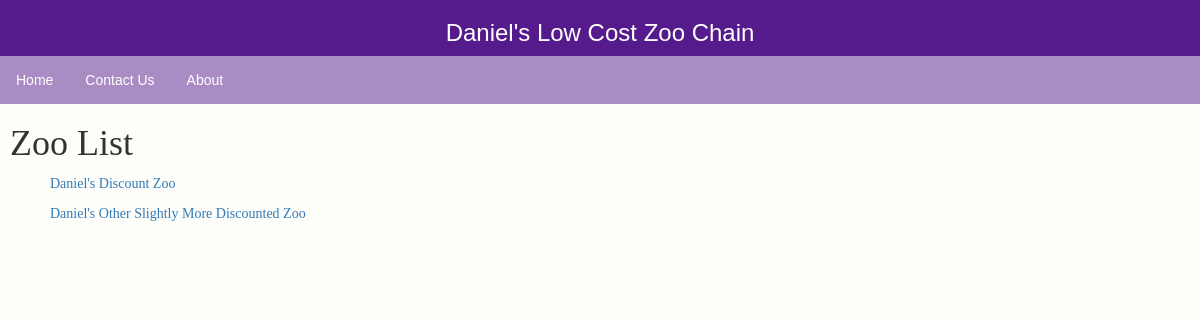
Page /zoo/ on the earlier database version.
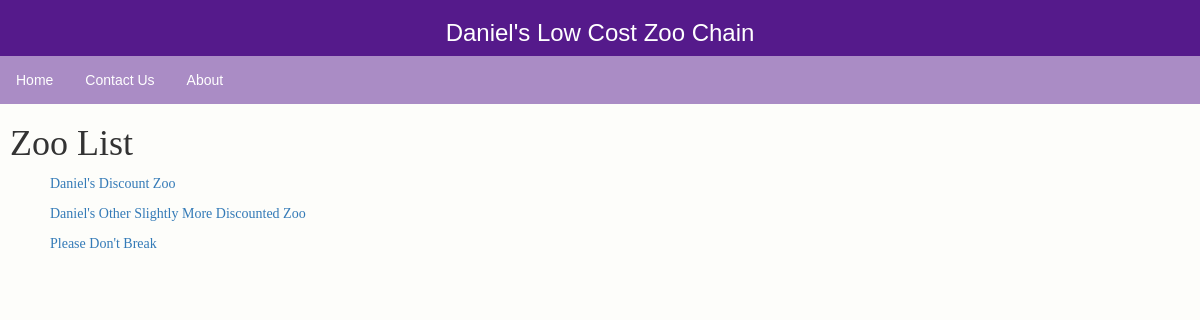
Same page on the later database version.
### zoo/models.py (models this page shows, shortened)
class Zoo(models.Model):
    name = models.CharField(max_length=200, help_text="Enter Zoo Name")

### zoo/views.py (the view)
# urls.py: path('', views.ZooListView.as_view(), name ='zooList'),
class ZooListView(generic.ListView):
    model = Zoo

### zoo/templates/zoo/zoo_list.html
{% extends "base_generic.html" %}
{% block content %}
<h1>Zoo List</h1>
{% for zoo in zoo_list %}
    <p><a href="{{ zoo.id }}">{{ zoo.name }}</a></p>
{% endfor %}
{% endblock %}

Differences in the rows shown:
added Zoo: name "Please Don't Break"
